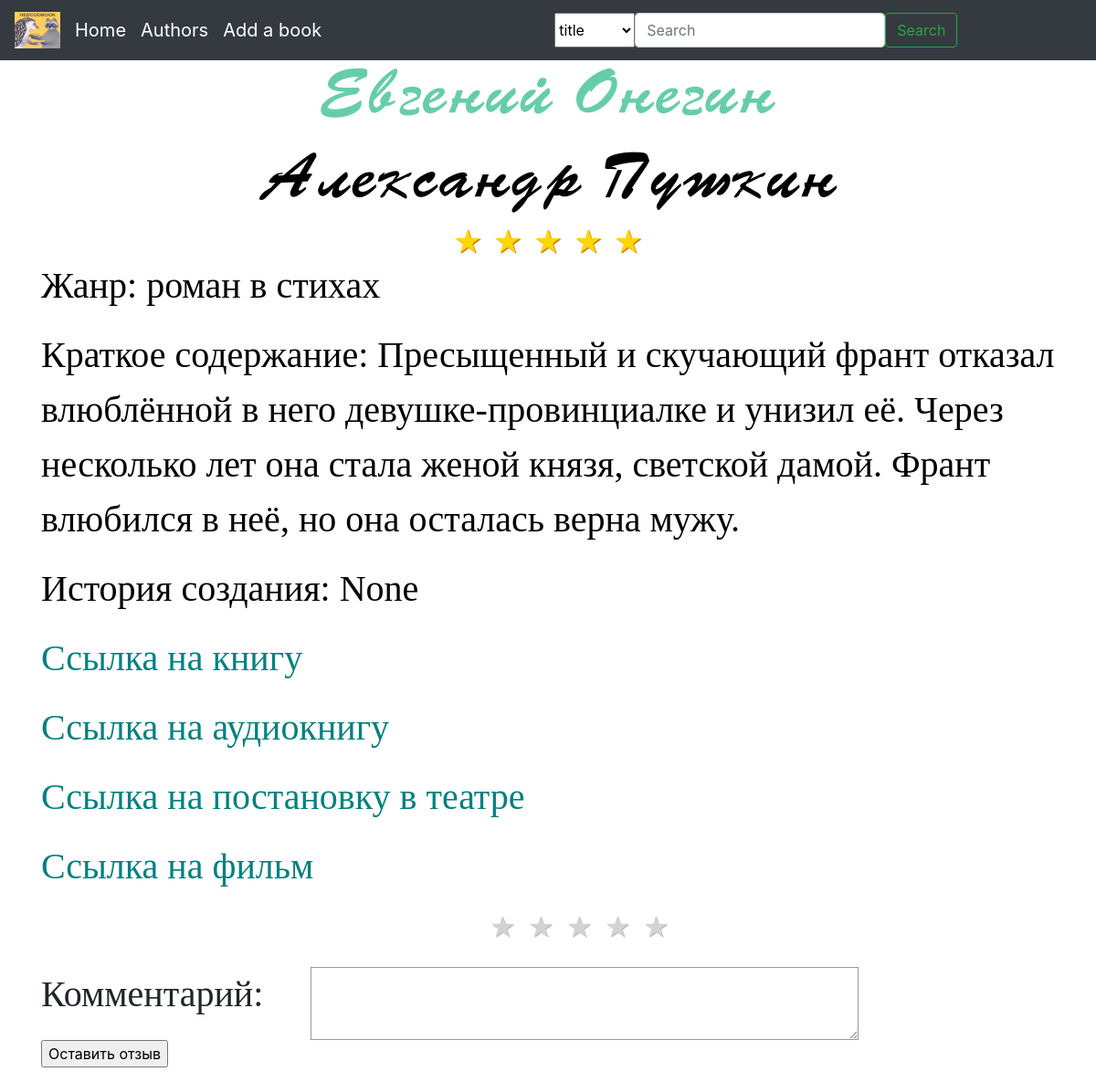
The app's page /book/4, older data.
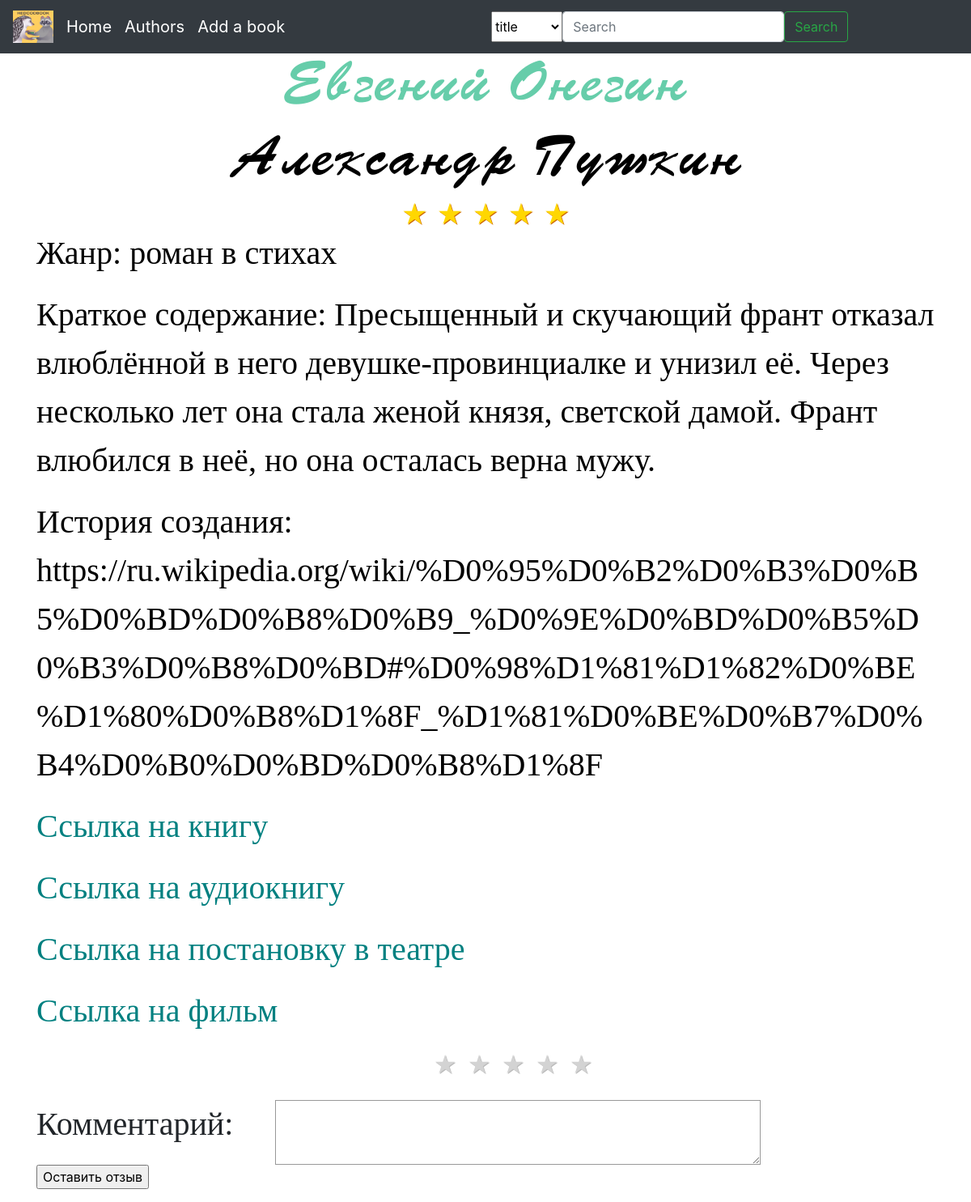
The same page, newer data.
### data/library.py (models this page shows, shortened)
class Library(SqlAlchemyBase):
    __tablename__ = 'library'
    id = sqlalchemy.Column(sqlalchemy.Integer, primary_key=True, autoincrement=True)
    name = sqlalchemy.Column(sqlalchemy.String, nullable=True)
    author_id = sqlalchemy.Column(sqlalchemy.Integer, sqlalchemy.ForeignKey("authors.id"))
    picture = sqlalchemy.Column(sqlalchemy.String, nullable=True)
    genre = sqlalchemy.Column(sqlalchemy.String, nullable=True)
    link_to_the_production = sqlalchemy.Column(sqlalchemy.String, nullable=True, default='no_information')
    link_to_the_book = sqlalchemy.Column(sqlalchemy.String, nullable=True, default='no_information')
    link_to_audio = sqlalchemy.Column(sqlalchemy.String, nullable=True, default='no_information')
    link_to_the_screenshot = sqlalchemy.Column(sqlalchemy.String, nullable=True, default='no_information')
    summary = sqlalchemy.Column(sqlalchemy.Text, nullable=True)
    history_of_creation = sqlalchemy.Column(sqlalchemy.Text, nullable=True)
    summa_marks = sqlalchemy.Column(sqlalchemy.Integer, default=0)
    count_marks = sqlalchemy.Column(sqlalchemy.Integer, default=0)
    reviews = sqlalchemy.Column(sqlalchemy.JSON, default={})
    authors = orm.relationship('Authors')

### data/authors.py (models this page shows)
class Authors(SqlAlchemyBase):
    __tablename__ = 'authors'
    id = sqlalchemy.Column(sqlalchemy.Integer, primary_key=True, autoincrement=True)
    name = sqlalchemy.Column(sqlalchemy.String, nullable=True)
    surname = sqlalchemy.Column(sqlalchemy.String, nullable=True)
    about = sqlalchemy.Column(sqlalchemy.Text, nullable=True)
    picture = sqlalchemy.Column(sqlalchemy.String, nullable=True, default=random.choice(['/static/img/avatars/avatar_hedgehog.jpg', '/static/img/avatars/avatar_raccoon.jpg']))
    library = orm.relationship("Library", back_populates='authors')

### main.py (the view)
@app.route("/book/<int:book_id>")
def open_book(book_id):
    db_sess = db_session.create_session()
    book = db_sess.query(Library).filter(Library.id == book_id).first()
    sl_reviews = book.reviews
    stars = book.summa_marks // book.count_marks
    author = db_sess.query(Authors).filter(Authors.id == book.author_id).first()
    return render_template("book.html", book=book, author=author, sl_reviews=sl_reviews, stars=stars)

### data/db_session.py (called while the page is built)
def create_session() -> Session:
    global __factory
    return __factory()

### templates/book.html (shortened to what this page needs)
{% extends 'base.html' %}
{% block content %}
<link rel="stylesheet" type="text/css" href="/static/css/book.css">
<center><h1 class="title">{{ book.name }}</h1></center>
<a href="/author/{{ author.id }}" class="author"><center><h1 class="author_name">{{ author.name }} {{ author.surname }}</h1></center></a>
<center><div class="rating-result">
	{% for i in range(1, 6) %}
	{% if stars >= i %}
	    <span class="active"></span>
	{% else %}
	    <span></span>
	{% endif %}
	{% endfor %}
</div></center>
<p class="text">Жанр: {{ book.genre }}</p>
<p class="text">Краткое содержание: {{ book.summary }}</p>
<p class="text">История создания: {{ book.history_of_creation }}</p>
<a href="{{ book.link_to_the_book }}">
    <p class="link">Ссылка на книгу</p>
</a>
<a href="{{ book.link_to_audio }}">
    <p class="link">Ссылка на аудиокнигу</p>
</a>
<a href="{{ book.link_to_the_production }}">
    <p class="link">Ссылка на постановку в театре</p>
</a>
<a href="{{ book.link_to_the_screenshot }}">
    <p class="link">Ссылка на фильм</p>
</a>
<center><div class="rating-area">
	<label for="star-5" title="Оценка «5»"></label>
	<label for="star-4" title="Оценка «4»"></label>
	<label for="star-3" title="Оценка «3»"></label>
	<label for="star-2" title="Оценка «2»"></label>
	<label for="star-1" title="Оценка «1»"></label>
</div></center>
<label for="msg">Комментарий:</label>
<textarea id="msg" name="user_message"></textarea>
<p><input type="button" value="Оставить отзыв"></p>
{% endblock %}

### templates/base.html (shortened to what this page needs)
<!doctype html>
<html lang="en">
<head>
    <link rel="stylesheet"
          href="https://stackpath.bootstrapcdn.com/bootstrap/4.4.1/css/bootstrap.min.css"
>
    <link rel="stylesheet" type="text/css" href="/static/css/main.css">
</head>
<body>
<nav class="navbar navbar-expand-lg navbar-dark bg-dark">
    <a href="/" class="navbar-brand">
        <img src="/static/img/html/emblem.jpg" width="50" height="40" alt="logo">
    </a>
    <div class="collapse navbar-collapse" id="navbarSupportedContent">
        <ul class="navbar-nav mr-auto">
            <li class="nav-item active">
                <a class="navbar-brand" href="/">Home</a>
            </li>
            <li class="nav-item active">
                <a class="navbar-brand" href="/authors">Authors</a>
            </li>
            <li class="nav-item active">
                <a class="navbar-brand" href="/add_book">Add a book</a>
            </li>
        </ul>
        <div class="mx-auto">
            <form class="d-flex" role="search" method="post">
                <select name="book_filter">
                    <option>title</option>
                </select>
                <input class="form-control me-2" type="search" placeholder="Search" aria-label="Search" name="search">
                <button class="btn btn-outline-success" type="submit">Search</button>
            </form>
        </div>
    </div>
</nav>
<main role="main" class="container">
    {% block content %}{% endblock %}
</main>
</body>
</html>

### static/css/main.css (style rules this page uses)
body { background-image: url(/static/img/html/fon.jpg); background-repeat: no-repeat; background-position: center center; background-attachment: fixed; -webkit-background-size: cover; -moz-background-size: cover; -o-background-size: cover; background-size: cover; }

### static/css/book.css (style rules this page uses)
.text { word-wrap:break-word; font-family: 'FontName2'; font-size: 40px; color: black }
.link { word-wrap:break-word; font-family: 'FontName2'; font-size: 40px; color: #008080 }
.title { word-wrap:break-word; font-family: 'FontName1'; font-size: 70px; color: MediumAquamarine }
.author_name { word-wrap:break-word; font-family: 'FontName1'; font-size: 70px; color: black }
.rating-area { overflow: hidden; width: 265px; margin-top: 20px; margin-bottom: 20px; }
.rating-area:not(:checked) > label { float: right; width: 42px; padding: 0; cursor: pointer; font-size: 32px; line-height: 32px; color: lightgrey; text-shadow: 1px 1px #bbb; }
.rating-area:not(:checked) > label:before { content: '★'; }
.rating-result { width: 265px; margin: 0 auto; }
.rating-result span { padding: 0; font-size: 32px; margin: 0 3px; line-height: 1; color: lightgrey; text-shadow: 1px 1px #bbb; }
.rating-result > span:before { content: '★'; }
.rating-result > span.active { color: gold; text-shadow: 1px 1px #c60; }
label { font-family: 'FontName2'; font-size: 40px; color: black display: inline-block; width: 90px; text-align: right; }
textarea { font: 1em sans-serif; width: 600px; box-sizing: border-box; border: 1px solid #999; vertical-align: top; height: 5em; margin-left: 200px; }

Row changes from the older to the newer data that the page shows:
changed Library "Евгений Онегин": history_of_creation "None" → "https://ru.wikipedia.org/wiki/%D0%95%D0%B2%D0%B3%D0%B5%D0%BD%D0%B8%D0%B9_%D0%9E%D0%BD%D0%B5%D0%B3%D0%B8%D0%BD#%D0%98%D1%81%D1%82%D0%BE%D1%80%D0%B8%D1%8F_%D1%81%D0%BE%D0%B7%D0%B4%D0%B0%D0%BD%D0%B8%D1%8F"
